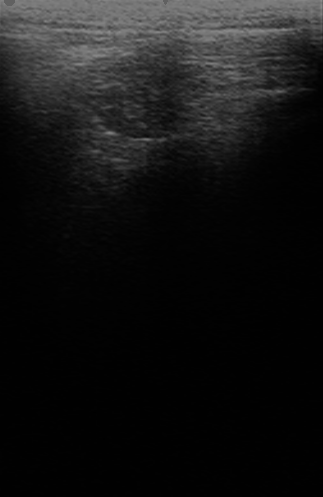
#> input picture CV/Treino/Enviar_6/cropped/1100211010.bmp, 323 x 497 px; its folder holds only this picture in this run
$ jupyter execute processamento.ipynb   (shell and % lines are left out)   (older library calls are emulated)
#> lines starting #> are read from the running program, lines starting #| are printed output that depends on the picture; after the words box and inside, x2 and y2 are one past the last pixel; in counts of white or black regions, pixels touching at a corner belong together
[cell 1]
from glob import glob
import cv2
from os.path import basename,exists, join
from os import mkdir
from sklearn.cluster import KMeans
import numpy as np
from pandas import DataFrame

[cell 2]
root = "cropped"
paths = glob(join(root,"*.bmp"))
dirs = ["1-I","1-II","1-III","2"]

for dir in dirs:
    if not exists(dir):
        mkdir(dir)

# 1 - I

[cell 3]
for file in paths:

    imagem = cv2.imread(file)
#> imagem is the input picture: shape (497, 323, 3); min 0, max 140, mean 20.5
    altura, largura = imagem.shape[:2]
#> altura = 497; largura = 323

    # Convertendo a imagem para um array de pixels
    pixels = imagem.reshape((imagem.shape[0] * imagem.shape[1], 3))


    kmeans = KMeans(n_clusters=8, n_init=10)
    kmeans.fit(pixels)

    # Substituindo os pixels pelos valores dos centroides
    segmented_img = kmeans.cluster_centers_[kmeans.labels_]
    segmented_img = segmented_img.reshape(imagem.shape)

    # Convertendo para escala de cinza para aplicar o detector de bordas
    gray_img = cv2.cvtColor(segmented_img.astype(np.uint8), cv2.COLOR_BGR2GRAY)

    # Aplicando o detector de bordas Canny
    edges = cv2.Canny(gray_img, 100, 200)

    outpu2save = join(dirs[0], basename(file))

    cv2.imwrite(outpu2save,edges)
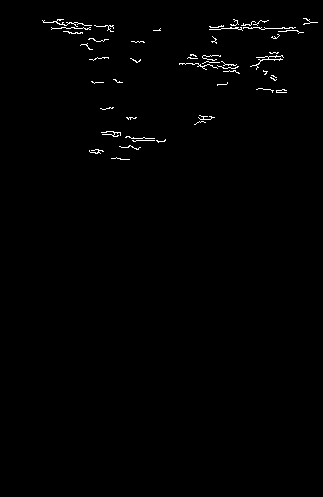
#> saved as 1100211010.bmp: shape (497, 323); 0.77% white in thin lines or dots, all inside (x1, y1, x2, y2) = (42, 18, 318, 160)

# 1 - II

[cell 4]
for file in paths:

    image = cv2.imread(file,cv2.IMREAD_GRAYSCALE)
#> image: shape (497, 323); min 0, max 140, mean 20.5

    # Binarização local usando Niblack
    niblack_binary = cv2.adaptiveThreshold(image, 255, cv2.ADAPTIVE_THRESH_MEAN_C, cv2.THRESH_BINARY, 11, 2)
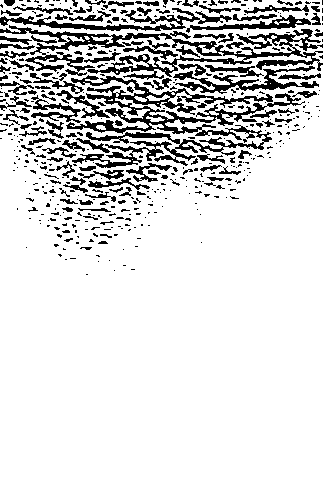
#> niblack_binary: shape (497, 323); 85% white; 473 black regions (345 under 20 px), largest, box (x1, y1, x2, y2) and area: (66, 75, 305, 168) 5885, (0, 25, 323, 80) 4446, (0, 8, 232, 31) 1370

    # Binarização global usando Otsu
    _, otsu_binary = cv2.threshold(image, 0, 255, cv2.THRESH_BINARY + cv2.THRESH_OTSU)
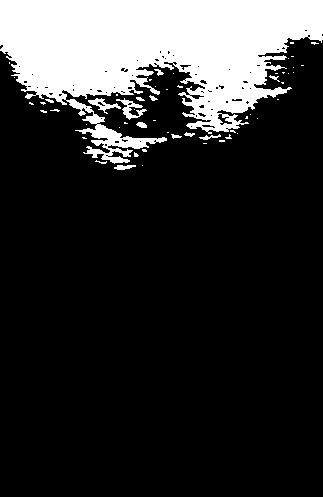
#> otsu_binary: shape (497, 323); 18.9% white; 56 white regions (42 under 20 px), largest, box (x1, y1, x2, y2) and area: (0, 0, 323, 164) 29258, (116, 98, 147, 120) 236, (88, 98, 121, 114) 178

    # Detecção de bordas por gradiente usando Sobel
    sobel_x = cv2.Sobel(image, cv2.CV_64F, 1, 0, ksize=3)
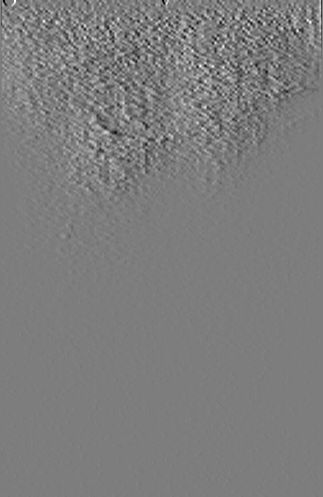
#> sobel_x: shape (497, 323) float64; min -118, max 122, mean -0.1; drawn with min black and max white
    sobel_y = cv2.Sobel(image, cv2.CV_64F, 0, 1, ksize=3)
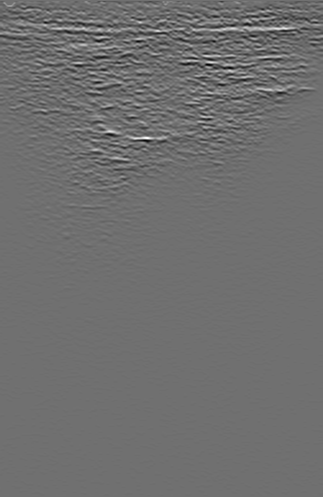
#> sobel_y: shape (497, 323) float64; min -245, max 312, mean -1.9; drawn with min black and max white
    sobel_edges = np.sqrt(sobel_x**2 + sobel_y**2).astype(np.uint8)

    # Detecção de bordas por gradiente usando Canny
    canny_edges = cv2.Canny(image, 50, 150)
#> canny_edges: shape (497, 323); 3.4% white in thin lines or dots, all inside (x1, y1, x2, y2) = (0, 0, 323, 160)


    niblack = join(dirs[1], "niblack_" + basename(file))
    otsu = join(dirs[1], "otsu_" + basename(file))
    sobel = join(dirs[1], "sobel_" + basename(file))
    canny = join(dirs[1], "canny_" + basename(file))

    cv2.imwrite(niblack,niblack_binary)
    cv2.imwrite(otsu,otsu_binary)
    cv2.imwrite(sobel,sobel_edges)
    cv2.imwrite(canny,canny_edges)

# 1 - III

[cell 5]
for file in paths:

    sigma = 1.4
    image = cv2.imread(file,cv2.IMREAD_GRAYSCALE)


    blurred = cv2.GaussianBlur(image, (0, 0), sigma)
    laplacian = cv2.Laplacian(blurred, cv2.CV_64F)
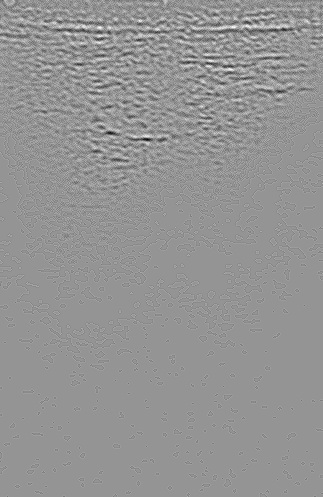
#> laplacian: shape (497, 323) float64; min -18, max 13, mean -0.000579; drawn with min black and max white

    # Encontrar cruzamentos por zero
    edges = np.zeros_like(laplacian)
    edges[laplacian > 0] = 255

    outpu2save = join(dirs[2], "edges_" + basename(file))


    cv2.imwrite(outpu2save,edges)
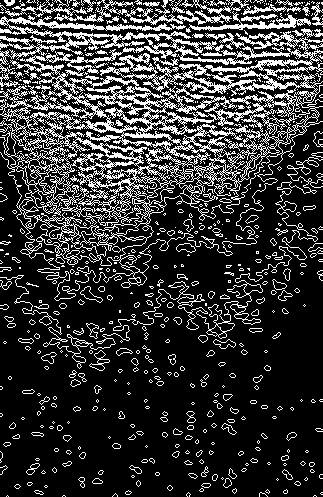
#> saved as edges_1100211010.bmp: shape (497, 323); 21.6% white in thin lines or dots

# 2

[cell 6]
import cv2
import numpy as np
from sklearn.cluster import KMeans
import matplotlib.pyplot as plt

def automatic_foreground_background_selection(image_path):

#> called with image_path = 'cropped/1100211010.bmp'
    image = cv2.imread(image_path, cv2.IMREAD_GRAYSCALE)


    sigma = 1.4
    image_gray = cv2.GaussianBlur(image, (0, 0), sigma)


    pixels = image_gray.reshape((-1, 1))


    kmeans = KMeans(n_clusters=2, random_state=0, n_init=10)
    kmeans.fit(pixels)


    labels = kmeans.labels_


    background_cluster = np.argmax(np.bincount(labels))


    background_mask = (labels == background_cluster).reshape(image.shape[:2])

    # Invertendo a máscara para obter a máscara do foreground
    foreground_mask = ~background_mask


    foreground = cv2.bitwise_and(image, image, mask=foreground_mask.astype(np.uint8))
    background = cv2.bitwise_and(image, image, mask=background_mask.astype(np.uint8))

    return foreground, background

for file in paths:


    foreground, background = automatic_foreground_background_selection(file)

    f = join(dirs[3], basename(file) + "foreground.bmp")
    b = join(dirs[3], basename(file) + "background.bmp")

    cv2.imwrite(f,foreground)
    cv2.imwrite(b,background)

# 3

[cell 7]
def calculate_iou(true_mask, pred_mask):
    intersection = np.logical_and(true_mask, pred_mask)
    union = np.logical_or(true_mask, pred_mask)
    iou_score = np.sum(intersection) / np.sum(union)
    return iou_score

def calculate_dice_coefficient(true_mask, pred_mask):
    intersection = np.sum(true_mask * pred_mask)
    dice_coefficient = (2.0 * intersection) / (np.sum(true_mask) + np.sum(pred_mask))
    return dice_coefficient


matriz = [["fname", "iou_score_otsu","dice_score_otsu","iou_score_niblack","dice_score_niblack"]]
for file in paths:

    image = cv2.imread(file, cv2.IMREAD_GRAYSCALE)

    _, otsu_binary = cv2.threshold(image, 0, 255, cv2.THRESH_BINARY + cv2.THRESH_OTSU)
    niblack_binary = cv2.adaptiveThreshold(image, 255, cv2.ADAPTIVE_THRESH_MEAN_C, cv2.THRESH_BINARY, 11, 2)


    true_mask = cv2.resize(image, (otsu_binary.shape[1], otsu_binary.shape[0]))

    # Converta para 0 ou 255 (binário)
    true_mask = cv2.threshold(true_mask, 127, 255, cv2.THRESH_BINARY)[1]
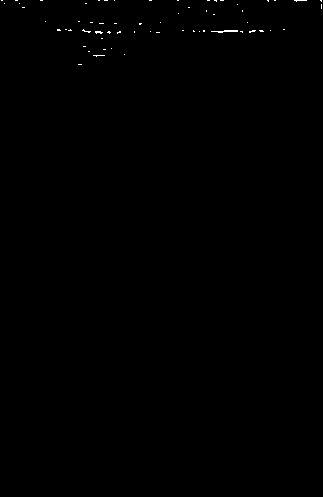
#> true_mask: shape (497, 323); 0.17% white in thin lines or dots, all inside (x1, y1, x2, y2) = (1, 0, 322, 65)

    iou_score_otsu = calculate_iou(true_mask, otsu_binary)
#> in calculate_iou, `iou_score = np.sum(intersection) / np.sum(union)`: iou_score = 0.00901
#> iou_score_otsu = 0.00901
    dice_score_otsu = calculate_dice_coefficient(true_mask,otsu_binary)
#> in calculate_dice_coefficient, `intersection = np.sum(true_mask * pred_mask)`: intersection = 273
#> in calculate_dice_coefficient, `dice_coefficient = (2.0 * intersection) / (np.sum(true_mask) + np.sum(..`: dice_coefficient = 7.01e-05
#> dice_score_otsu = 7.01e-05

    iou_score_niblack = calculate_iou(true_mask, niblack_binary)
#> iou_score_niblack = 0.002
    dice_score_niblack = calculate_dice_coefficient(true_mask,niblack_binary)
#> dice_score_niblack = 1.57e-05

    matriz.append([basename(file),iou_score_otsu, dice_score_otsu, iou_score_niblack, dice_score_niblack])


df = DataFrame(matriz)
#> df = table of 2 rows and 5 columns

df.to_csv("Comparativo_segmentacao.csv",index=False,header=False)

[cell 8]
import pandas as pd
import matplotlib.pyplot as plt

# Carregar dados do CSV para um DataFrame do Pandas
df = pd.read_csv("Comparativo_segmentacao.csv")
#> (reads CV/Treino/Enviar_6/Comparativo_segmentacao.csv from the repository)

[cell 9]
# Criar um gráfico de linhas comparando 'iou_score_otsu' e 'iou_score_niblack'
plt.plot(df['iou_score_otsu'], label='IOU Otsu')
plt.plot(df['iou_score_niblack'], label='IOU Niblack')

# Adicionar rótulos e título ao gráfico
plt.xlabel('Imagens')
plt.ylabel('IOU Score')
plt.title('Comparativo de IOU Score entre Otsu e Niblack')

# Adicionar legenda
plt.legend()

# Rotacionar os rótulos do eixo x para melhor leitura
plt.xticks(rotation=45)

# Mostrar o gráfico
plt.show()
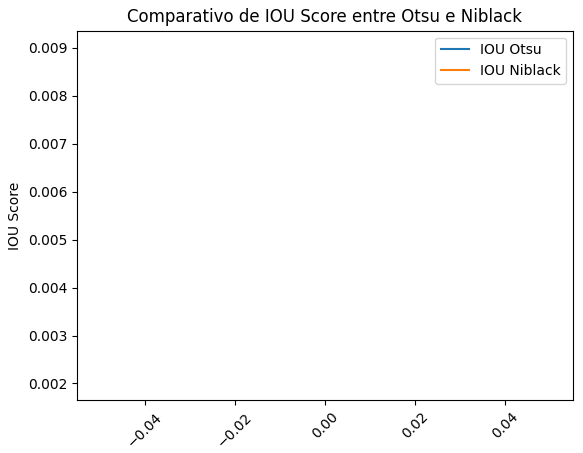
#> figure drawn by matplotlib, 1 panel

[cell 10]
# Criar um gráfico de linhas comparando 'iou_score_otsu' e 'iou_score_niblack'
plt.plot(df['dice_score_otsu'], label='Dice Otsu')
plt.plot(df['dice_score_niblack'], label='Dice Niblack')

# Adicionar rótulos e título ao gráfico
plt.xlabel('Imagens')
plt.ylabel('IOU Score')
plt.title('Comparativo de DICE Score entre Otsu e Niblack')

# Adicionar legenda
plt.legend()

# Rotacionar os rótulos do eixo x para melhor leitura
plt.xticks(rotation=45)

# Mostrar o gráfico
plt.show()
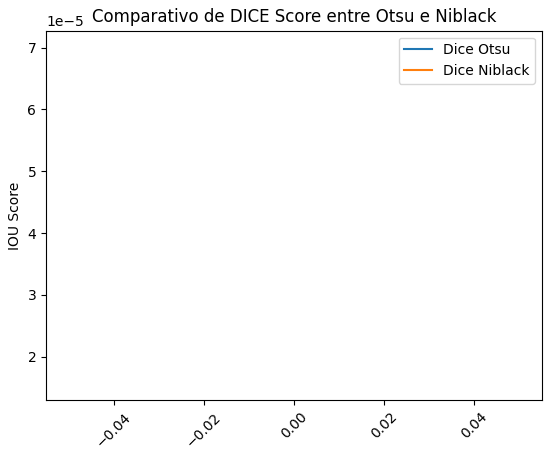
#> figure drawn by matplotlib, 1 panel
